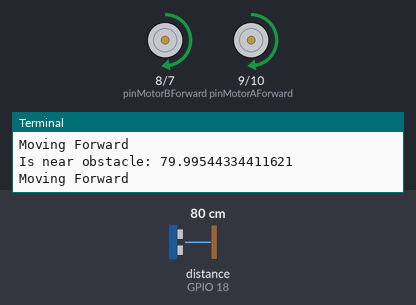
The program below on a simulated Raspberry Pi (BCM pin numbers). On the bench: motor-driver pin pairs drawn as motors (green arrow = first pin HIGH = forward, orange = second pin HIGH = backward, longer = more drive), the last lines printed to the terminal. The test bench sets the inputs (shaded band); at power-on: distance to the obstacle (sensor on GPIO 18) 80 cm. The echo pulse lasts 58.3 µs per cm; the clock reads 2024-03-15 10:24:30 at power-on unless the program sets it.

Above: at 1.3 s.
1.4 s: distance to the obstacle (sensor on GPIO 18) set to 17 cm
2.9 s: distance to the obstacle (sensor on GPIO 18) set to 14 cm
At 3.3 s:
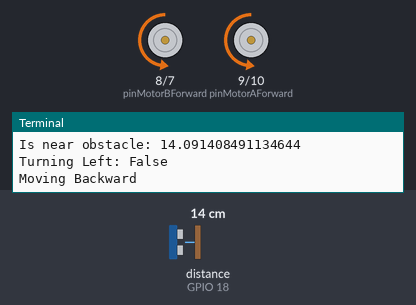
5.9 s: distance to the obstacle (sensor on GPIO 18) set to 60 cm
At 6.8 s:
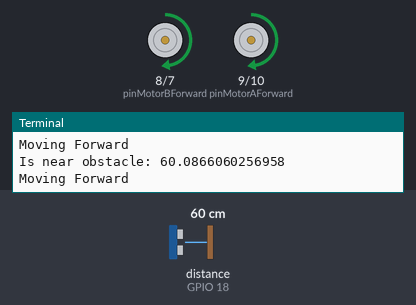
7.6 s: distance to the obstacle (sensor on GPIO 18) set to 2 cm
At 8.5 s:
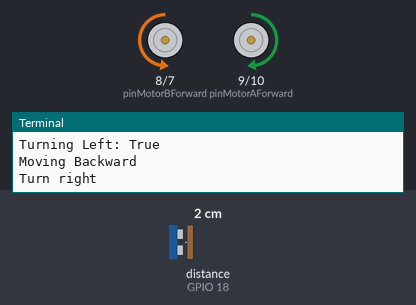
Timing chart, 0 to 11.6 s (numbered marks = the images above; inputs shaded):
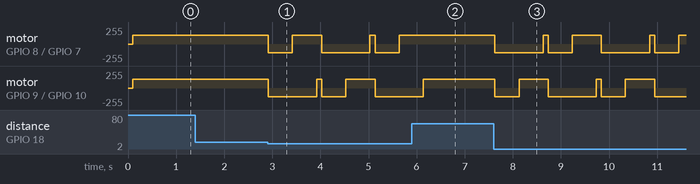

The program:

avoid_obstacle.py
```python
import RPi.GPIO as GPIO
import pwm_motors as pm
import distance_measure as dm
import time


#set GPIO modes
GPIO.setmode(GPIO.BCM)
GPIO.setwarnings(False)

# Distance variables
hownear = 15.0
reverse_time = 0.5
turn_time = 0.5
duty_cycle = 50  # (0 - 100)

def is_near_obstacle(localhownear):
    distance = dm.measure()

    print('Is near obstacle: ' + str(distance))
    if distance < localhownear:
        return True
    else:
        return False

def avoid_obstacle(left=False):
    pm.backward(duty_cycle)
    time.sleep(reverse_time)
    pm.stopmotors()

    if left:
        pm.turnright(duty_cycle)
        left = False
    else:
        pm.turnleft(duty_cycle)
        left = True
    time.sleep(turn_time)
    pm.stopmotors()
    return left

############
if __name__ == '__main__':
	try:
		# start PWM control
		pm.start_pwm()


		# Allow module to settle
		time.sleep(0.1)
		left = False
		while True:
			pm.forward(duty_cycle)
			time.sleep(0.1)
			if is_near_obstacle(hownear):
				pm.stopmotors()
				print('Turning Left:', left)
				left = avoid_obstacle(left)
	except KeyboardInterrupt:
		pm.stopmotors()
		print("User stopped the robot")
	finally:
		pm.stop_pwm() # stop motors

		# delete local copies
		try:
			del pwmMotorAForward
			del pwmMotorABackward
			del pwmMotorBForward
			del pwmMotorBBackward
		except:
			pass # Ignore if they are already gone

		try: # delete original file's copies
			pm.delete_pwm()
		except:
			pass
		GPIO.cleanup() # close GPIO connection
```

pwm_motors.py
```python
#controlling motors with PWM
import RPi.GPIO as GPIO
import time

#set GPIO modes
GPIO.setmode(GPIO.BCM)
GPIO.setwarnings(False)


# set variables for GPIO motor Pins
pinMotorAForward = 9
pinMotorABackward = 10
pinMotorBForward = 8
pinMotorBBackward = 7


# PWM parameters
Frequency = 20
Stop = 0


# Set the GPIO Pin Mode
GPIO.setup(pinMotorAForward, GPIO.OUT)
GPIO.setup(pinMotorABackward, GPIO.OUT)
GPIO.setup(pinMotorBForward, GPIO.OUT)
GPIO.setup(pinMotorBBackward, GPIO.OUT)

# Set the GPIO to Software PWM at 'Frequency' Hertz
pwmMotorAForward = GPIO.PWM(pinMotorAForward, Frequency)
pwmMotorABackward = GPIO.PWM(pinMotorABackward, Frequency)
pwmMotorBForward = GPIO.PWM(pinMotorBForward, Frequency)
pwmMotorBBackward = GPIO.PWM(pinMotorBBackward, Frequency)

# set the duty cycle for software PWM - initially to 0

def start_pwm():
	pwmMotorAForward.start(Stop)
	pwmMotorABackward.start(Stop)
	pwmMotorBForward.start(Stop)
	pwmMotorBBackward.start(Stop)

def stopmotors():
    pwmMotorAForward.ChangeDutyCycle(Stop)
    pwmMotorABackward.ChangeDutyCycle(Stop)
    pwmMotorBForward.ChangeDutyCycle(Stop)
    pwmMotorBBackward.ChangeDutyCycle(Stop)

def forward(DutyCycle=70):
	print('Moving Forward')
	pwmMotorAForward.ChangeDutyCycle(DutyCycle)
	pwmMotorABackward.ChangeDutyCycle(Stop)
	pwmMotorBForward.ChangeDutyCycle(DutyCycle)
	pwmMotorBBackward.ChangeDutyCycle(Stop)

def backward(DutyCycle=70):
	print('Moving Backward')
	pwmMotorAForward.ChangeDutyCycle(Stop)
	pwmMotorABackward.ChangeDutyCycle(DutyCycle)
	pwmMotorBForward.ChangeDutyCycle(Stop)
	pwmMotorBBackward.ChangeDutyCycle(DutyCycle)

def turnleft(DutyCycle=70):
	print('Turn left')
	pwmMotorAForward.ChangeDutyCycle(Stop)
	pwmMotorABackward.ChangeDutyCycle(DutyCycle)
	pwmMotorBForward.ChangeDutyCycle(DutyCycle)
	pwmMotorBBackward.ChangeDutyCycle(Stop)


def turnright(DutyCycle=70):
	print('Turn right')
	pwmMotorAForward.ChangeDutyCycle(DutyCycle)
	pwmMotorABackward.ChangeDutyCycle(Stop)
	pwmMotorBForward.ChangeDutyCycle(Stop)
	pwmMotorBBackward.ChangeDutyCycle(DutyCycle)


def stop_pwm():
	# stop pwm motors
	pwmMotorAForward.stop()
	pwmMotorABackward.stop()
	pwmMotorBForward.stop()
	pwmMotorBBackward.stop()


def delete_pwm():
	global pwmMotorABackward, pwmMotorAForward
	global pwmMotorBBackward, pwmMotorBForward
	# Delete PWM objects
	del pwmMotorAForward
	del pwmMotorABackward
	del pwmMotorBForward
	del pwmMotorBBackward


######
if __name__ == '__main__':

	duty_cycle=50
	# start pwm
	start_pwm()

	forward(duty_cycle)
	time.sleep(1)

	turnleft(duty_cycle)
	time.sleep(0.5)

	forward(duty_cycle)
	time.sleep(1)

	turnright(duty_cycle)
	time.sleep(1)

	stopmotors()

	# stop pwm
	stop_pwm()
	delete_pwm()
	GPIO.cleanup()
```

distance_measure.py
```python
# measuring distance

import RPi.GPIO as GPIO
import time
import numpy as np

#set GPIO modes
GPIO.setmode(GPIO.BCM)
GPIO.setwarnings(False)

# define GPIO pins to use

pinTrigger = 17
pinEcho = 18

print('Ultrasonic measurement')

#set up Pins
GPIO.setup(pinTrigger, GPIO.OUT)
GPIO.setup(pinEcho, GPIO.IN)

def measure():
    #  Average over 5 readings to reduce noise
    dist = []
    for i in range(3):
        #set trigger to False
        GPIO.output(pinTrigger, False)
        time.sleep(0.001)

        # send out a pulse at a freq of 10 micro hertz
        GPIO.output(pinTrigger, True)
        time.sleep(0.00001)
        GPIO.output(pinTrigger, False)

        # start the timer
        StartTime = time.time()

        # start time is reset until the Echo Pin is taken high
        while GPIO.input(pinEcho) == 0:
            StartTime = time.time()

        # stop when echo pin is no longer high - end time
        while GPIO.input(pinEcho) == 1:
            StopTime = time.time()
            interval = StopTime - StartTime
            #print('Interval: ', interval)
            if interval >= 0.02:
                #print('Either you are too close or too far to me to see.')
                StopTime = StartTime
                break
        # calculate pulse length
        ElapsedTime = StopTime - StartTime

        # Distance travelled by the pulse in that time in cm
        Distance = (ElapsedTime * 34326)/2.0
        dist.append(Distance)
    return np.mean(dist)


if __name__ == '__main__':
	try:
		while True:
			dist = measure()
			print('Distance in cm: ', dist)
			time.sleep(0.1)
	except KeyboardInterrupt:
		GPIO.cleanup()
```

Measured:
- the behaviour switches between 16 and 15 cm on distance to the obstacle (sensor on GPIO 18) (found by bisection; images 0 and 1)
- after the input at 5.9 s, motor on GPIO 8 (pinMotorBForward) / GPIO 7 (pinMotorBBackward): stays forward 128/255 (without the input it goes to backward 128/255 after 0.34 s); motor on GPIO 9 (pinMotorAForward) / GPIO 10 (pinMotorABackward): goes on until 6.1 s, then stays forward 128/255
